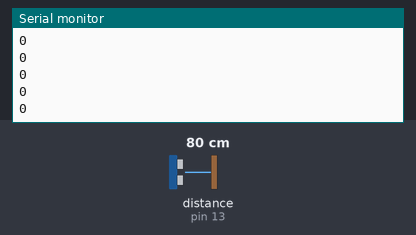
Bench run of a sketch on a simulated Arduino Uno, built with avr-gcc and run on an emulated ATmega328P. Parts: the last lines printed to the serial monitor. Wiring (inferred from the names in the program): ultrasonic range finder: trigger pin 12; echo pin 13. The inputs (shaded band) are chosen by the test bench; at power-on: distance to the obstacle (sensor on pin 13) 80 cm. The echo pulse lasts 58.3 µs per cm.

Above: at 1.2 s.
1.3 s: distance to the obstacle (sensor on pin 13) set to 2 cm
At 1.38 s:
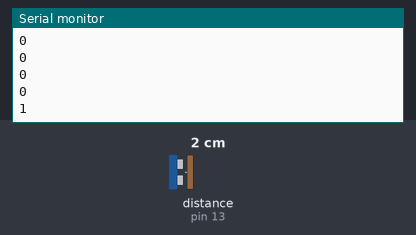
2.8 s: distance to the obstacle (sensor on pin 13) set to 4 cm
At 2.89 s:
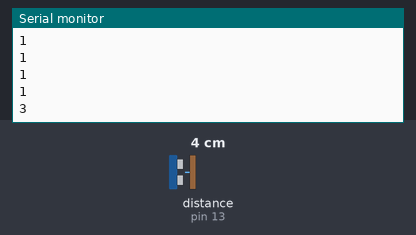
Timing chart, 0 to 5.8 s (numbered marks = the images above; inputs shaded):
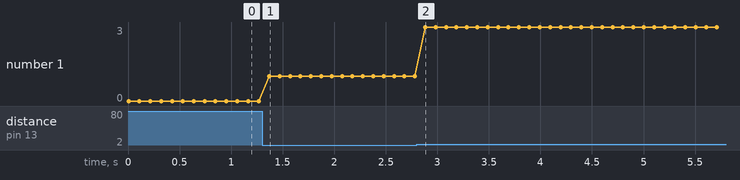

Measured:
- after the input at 1.3 s, the serial monitor: prints a new line after 0.07 s (image 1)
- after the input at 2.8 s, the serial monitor: prints a new line after 0.08 s (image 2)
- plotted number 1: 0 → 1 after the input at 1.3 s, 1 → 3 after the input at 2.8 s

The sketch:

pendulo.ino
```cpp
int trigPin = 12;    // Trigger
int echoPin = 13;    // Echo
long duration, cm, inches;

void setup() {
  Serial.begin (9600);
  pinMode(trigPin, OUTPUT);
  pinMode(echoPin, INPUT);
}

void loop() {
  digitalWrite(trigPin, LOW);
  delayMicroseconds(5);
  digitalWrite(trigPin, HIGH);
  delayMicroseconds(10);
  digitalWrite(trigPin, LOW);

  pinMode(echoPin, INPUT);
  duration = pulseIn(echoPin, HIGH);

  cm = (duration/2) / 29.1;
  inches = (duration/2) / 74;

  if (cm>15){
    cm = 0;
  }

  Serial.println(cm);
  delay(100);
}
```
